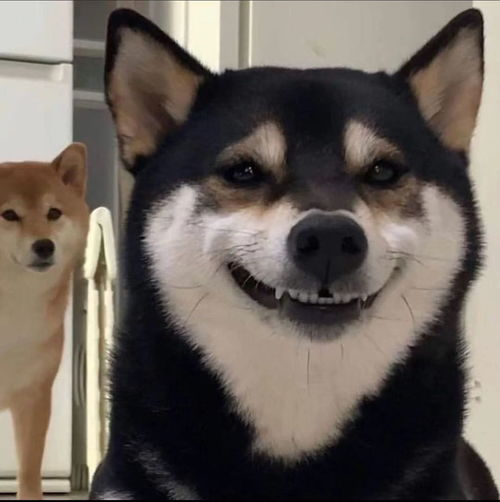
#> input picture 111.jpg, 500 x 502 px
$ python 'lesson1读取处理图片视频.py'
#> lines starting #> are read from the running program, lines starting #| are printed output that depends on the picture; after the words box and inside, x2 and y2 are one past the last pixel; in counts of white or black regions, pixels touching at a corner belong together
import cv2
import numpy as np
import mtools

# 读取图片
img = cv2.imread("111.jpg")
#> img is the input picture: shape (502, 500, 3); mean B, G, R 90.5, 97.5, 106.1

# 修改尺寸，2种方法
# img = cv2.resize(img, (300, 300))
img = cv2.resize(img, (0, 0), fx=0.5, fy=0.5)
#> img: shape (251, 250, 3)
print(type(img))
#| <class 'numpy.ndarray'>
print(img.shape)
#| (251, 250, 3)

# 切片切割图片，前面是Y，后面是X
img2 = img[500:690, 50:120]
#> img2 = empty array

# 将图片转成灰度图
gray = cv2.cvtColor(img, cv2.COLOR_BGR2GRAY)
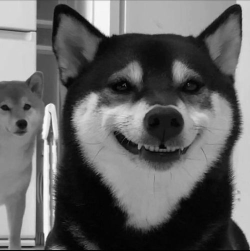
#> gray: shape (251, 250); min 0, max 250, mean 99.4

# 高斯模糊，第2个参数，核大小的元组必须都是奇数，第3参数，标准差
blur = cv2.GaussianBlur(img, (15, 15), 10)
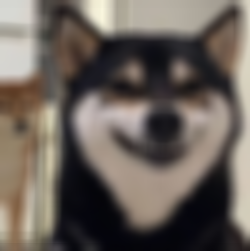
#> blur: shape (251, 250, 3); mean B, G, R 90.7, 97.7, 106.3

# 取得图片的边缘,2最低门槛值，3为最高门槛，与周围像素差异越大越高
canny = cv2.Canny(img, 200, 250)
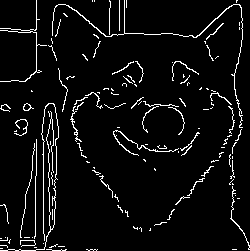
#> canny: shape (251, 250); 5.5% white in thin lines or dots

# 膨胀图片边缘
kernel = np.ones((5, 5), np.uint8)
kernel2 = np.ones((5, 5), np.uint8)
print(kernel)
# 1图片，2kernel，3膨胀次数
dilate = cv2.dilate(canny, kernel, iterations=1)
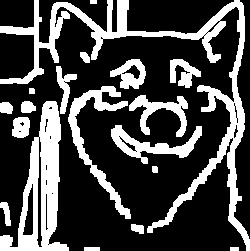
#> dilate: shape (251, 250); 28% white; 19 white regions, largest, box (x1, y1, x2, y2) and area: (0, 0, 250, 251) 7140, (0, 101, 69, 251) 4051, (68, 86, 131, 219) 1668

erode = cv2.erode(dilate, kernel2, iterations=1)
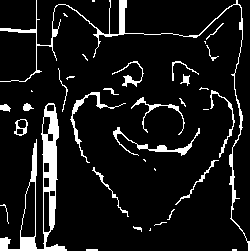
#> erode: shape (251, 250); 9.3% white; 36 white regions (14 under 20 px), largest, box (x1, y1, x2, y2) and area: (0, 103, 67, 251) 2067, (0, 0, 250, 251) 1469, (113, 127, 200, 156) 386

# [4 lines of commented-out code are left out]
cv2.imshow("canny", canny)
cv2.imshow("dilate", dilate)
cv2.imshow("erode", erode)

# 显示后等待关闭时间，单位毫秒
cv2.waitKey(5000)

# [18 lines of commented-out code are left out]
